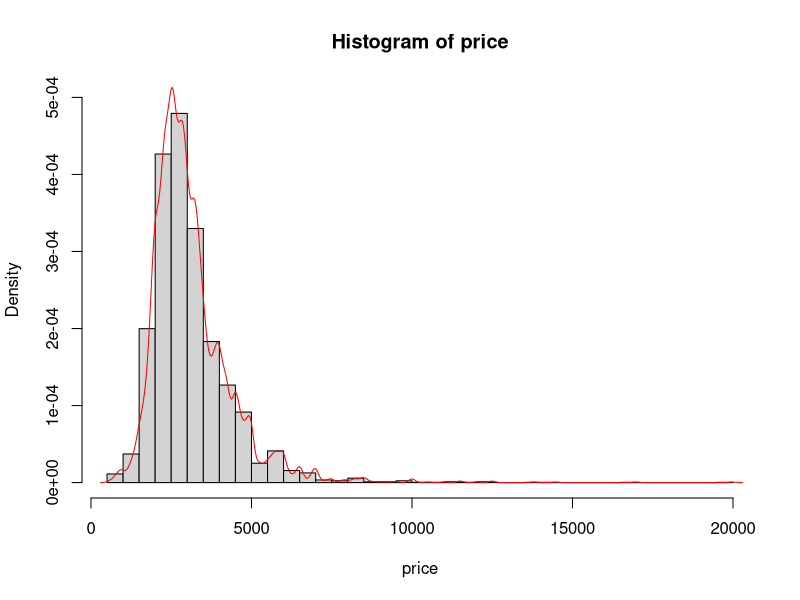
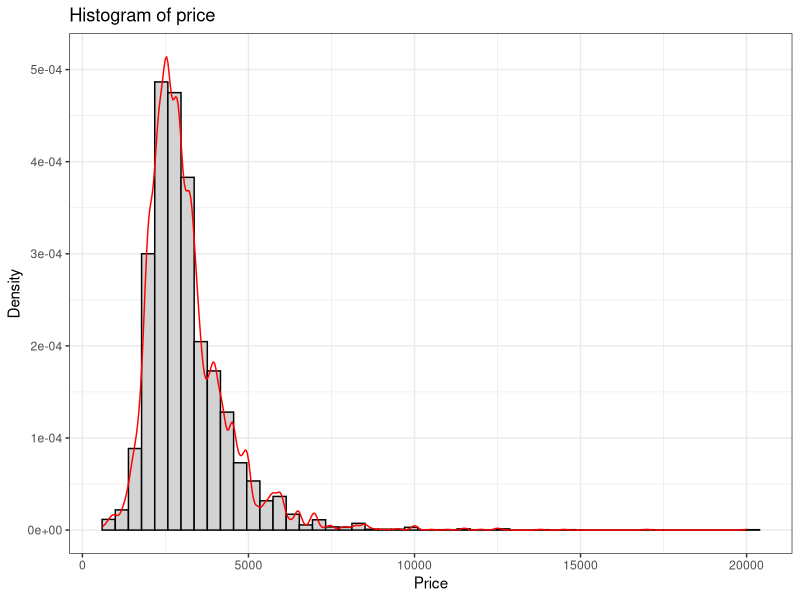

Write R code to recreate these figures, in order.
## ---- chunk 1
knitr::opts_chunk$set(
  echo = TRUE, fig.width=4*1.2, height=3*1.2, fig.pos = "center")
## ---- chunk 2
craigslist <- read.csv("craigslist.csv", header = TRUE)
## ---- chunk 3
price <- craigslist$price
d <- density(na.omit(price), bw = 100)
hist(price,
     freq = FALSE,
     ylim = c(0, 0.0005),
     breaks = 50)
lines(d, col = "red")
## ---- chunk 4
# install.packages("tidyverse")
library(tidyverse)
craigslist %>% ggplot(aes(x = price, y = ..density..)) +
  geom_histogram(bins = 50, fill = "lightgrey", color = "black") +
  geom_density(bw = 100, color = "red") +
  labs(x = "Price", y = "Density") +
  ggtitle("Histogram of price") +
  theme_bw()
## ---- chunk 5
set.seed(20172828)
example1 <- replicate(50, sum(rnorm(5)))
## ---- chunk 6
# Create a vector of length 0 to store the results
example2 <- c()
# Calculate for 50 times
for (i in 1:50) {
  # Combine the calculated sum of normal samples to the end of `results` vector
  example2 <- c(example2, sum(rnorm(5)))
}
## ---- chunk 7
set.seed(20172828)
example3 <- replicate(50, {
  a <- rnorm(5)
  b <- 5
  sum(a) + b    # return the value 
})
## ---- chunk 8
# Insert code here save the data frame of one bedroom postings 
# in Berkeley and Palo Alto as `craigslist.subset`
craigslist.subset <- subset(craigslist, location %in% c("berkeley", "palo alto") & brs == 1)
# View(craigslist.subset)
## ---- chunk 9
# Insert code here save the number of postings for Berkeley as
# `no.berkeley`
no.berkeley <- sum(craigslist.subset$location == "berkeley")
## ---- chunk 10
# Insert code here save the observed statistics as
# `stat.obs`
stat.obs <- abs(mean(craigslist.subset[craigslist.subset$location == "berkeley", "price"])-
   mean(craigslist.subset[craigslist.subset$location == "palo alto", "price"]))
## ---- chunk 11
# leave seed set as is
set.seed(20172828)
# insert code to save the simulated statistics as
# `stat.bootstrap`
stat.bootstrap <- replicate(1000, {
  rows = sample(1:nrow(craigslist.subset), no.berkeley, replace = F)
  abs(mean(craigslist.subset[rows, "price"]) - mean(craigslist.subset[-rows, "price"]))
})
## ---- chunk 12
# insert code here save the observed statistics as
# `p.value`
p.value <- mean(stat.bootstrap >= stat.obs)
p.value
## ---- chunk 13
# Generate 100 samples from N(0, 1)
group1 <- rnorm(100, mean = 0, sd = 1)
# Generate 100 samples from N(0.2, 1)
group2 <- rnorm(100, mean = 0.2, sd = 1)
# perform t test
t.test(group1, group2)
## ---- chunk 14
ttest.result <- t.test(group1, group2)
## ---- chunk 15
names(ttest.result)
## ---- chunk 16
ttest.result$p.value    # with dollar sign, you can do tab completion
## ---- chunk 17
ttest.result[['p.value']]
## ---- chunk 18
# insert code here and save the t-statistic as
# `rent.1b.tstat`
paloalto <- craigslist[craigslist$location == "palo alto" & craigslist$brs == 1, "price"]
berkeley <- craigslist[craigslist$location == "berkeley" & craigslist$brs == 1, "price"]
ttest <- t.test(paloalto, berkeley)
rent.1b.tstat <- ttest$statistic
rent.1b.tstat
## ---- chunk 19
# insert code here and save the p value as
# `rent.1b.pvalue`
rent.1b.pvalue <- ttest$p.value
rent.1b.pvalue
## ---- chunk 20
pt(-1, df = 30)
## ---- chunk 21
pnorm(-1)
## ---- chunk 22
pt(-1, df = 10)
## ---- chunk 23
# Insert code here
# Save final answer (ratio) as `e3a`
e3a = pt(-2, df=30)/pnorm(-2)
e3a
## ---- chunk 24
# Insert code here
# Save final answer (ratio) as `e3b`
e3b = pt(-2, df=10)/pnorm(-2)
e3b
## ---- chunk 25
sqroots = c()
for (i in 1:100) {
  sqroots = c(sqroots, i + sqrt(i))
}
## ---- chunk 26
sqroots <- sapply(1:100, function(x) {
  x + sqrt(x)
})
## ---- chunk 27
mat <- matrix(rnorm(1000), 100)
## ---- chunk 28
row.max <- apply(mat, 1, max)
## ---- chunk 29
row.sum35 <- apply(mat, 1, function(x) x[3] + x[5])
## ---- chunk 30
col.max <- apply(mat, 2, max)
## ---- chunk 31
lab131 <- function(x, yy){
  x-yy
  yy-x}

lab131(5,3)
## ---- chunk 32
lab131 <- function(x, yy){
  return(x-yy)
  yy-x}

lab131(5,3)
## ---- chunk 33
lab131 <- function(x, yy){
  
  }

lab131(5,3)
## ---- chunk 34
# Insert answer here
stat131 <- function(x, y) { return(sqrt(x) + y)}
